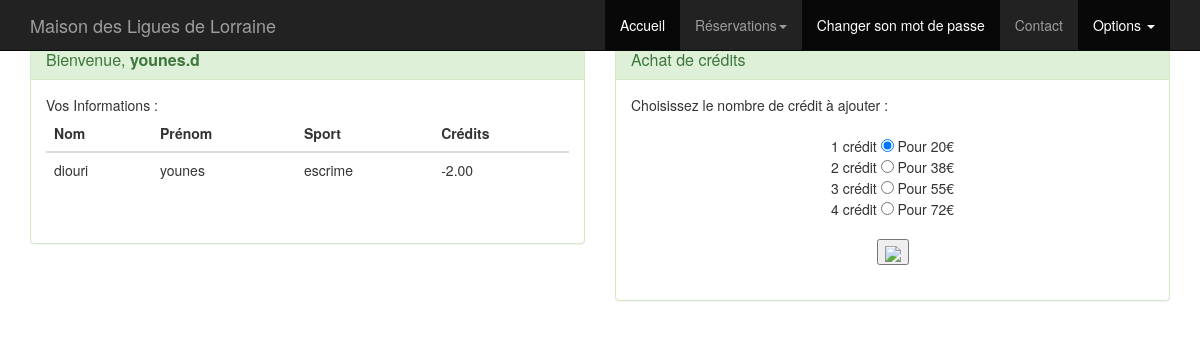
The app's page /add-credits.php (signed in) with its own data.
### tables this page shows
CREATE TABLE IF NOT EXISTS `contact` (
  `idcontact` int(20) NOT NULL AUTO_INCREMENT,
  `nom` text NOT NULL,
  `prenom` text NOT NULL,
  `telephone` text NOT NULL,
  `ville` text NOT NULL,
  `email` text NOT NULL,
  `codepostal` text NOT NULL,
  `adresse` text NOT NULL,
  `sport` text NOT NULL,
  `login` varchar(20) NOT NULL,
  `password` varchar(20) NOT NULL,
  `credits` double(6,2) NOT NULL,
  `date_changepass` varchar(30) NOT NULL,
  `nombre_reservations` int(11) NOT NULL,
  PRIMARY KEY (`idcontact`)
);

### add-credits.php (the view, shortened to what this page needs)
<!DOCTYPE html>
<head><title>Ajout de crédits</title></head>
<?php
	include("nav.php");
?>
<br />
<br />
<div class="container">
    <div class="row">
        <div class="col-sm-6">
          <div class="panel panel-success">
            <div class="panel-heading">
              <h3 class="panel-title">
 <?php
    echo 'Bienvenue, <strong> '. $_SESSION['login'].'</strong>';
  ?>
			</h3>
			</div>
            <div class="panel-body">
              Vos Informations : <br />
			  <table class="table">
                <thead>
				<tr><th>Nom</th><th>Prénom</th><th>Sport</th><th>Crédits</th></tr>
				</thead>
				<tbody>
				<tr>
				<?php
				$req="select * from contact where login='".$_SESSION["login"]."'";
				$query=mysql_query($req);
				$data=mysql_fetch_assoc($query);
				while($data)
				{
					echo "<tr><td>".$data["nom"]."</td><td>".$data["prenom"]."</td><td>".$data["sport"]."</td><td>".$data["credits"]."</td></tr>";
					$data=mysql_fetch_assoc($query);
				}
				?>
				</tbody>
				</table>
			  <br />
            </div>
          </div>
		</div>
		<div class="col-sm-6">
          <div class="panel panel-success">
            <div class="panel-heading">
              <h3 class="panel-title">
 <?php
    echo 'Achat de crédits';
  ?>
			</h3>
			</div>
            <div class="panel-body">
            Choisissez le nombre de crédit à ajouter :  <br /><br />
			<center>
			1 crédit <input type="radio" name="nbr_credit" value="1" checked/> Pour 20€ <br />
			2 crédit <input type="radio" name="nbr_credit" value="2"/> Pour 38€ <br />
			3 crédit <input type="radio" name="nbr_credit" value="3"/> Pour 55€ <br />
			4 crédit <input type="radio" name="nbr_credit" value="4"/> Pour 72€ <br /><br />
			<button type="submit" class="bouton" name="envoyer" value="paypal"><img src="images/payer_paypal.png"></button>
			</center>
			  <br />
            </div>
          </div>
		</div>
</body>
</html>

### records on screen
contact: nom "diouri", prenom "younes", sport "escrime", credits "-2.00"

### other values on screen
$_SESSION['login'] "younes.d"
